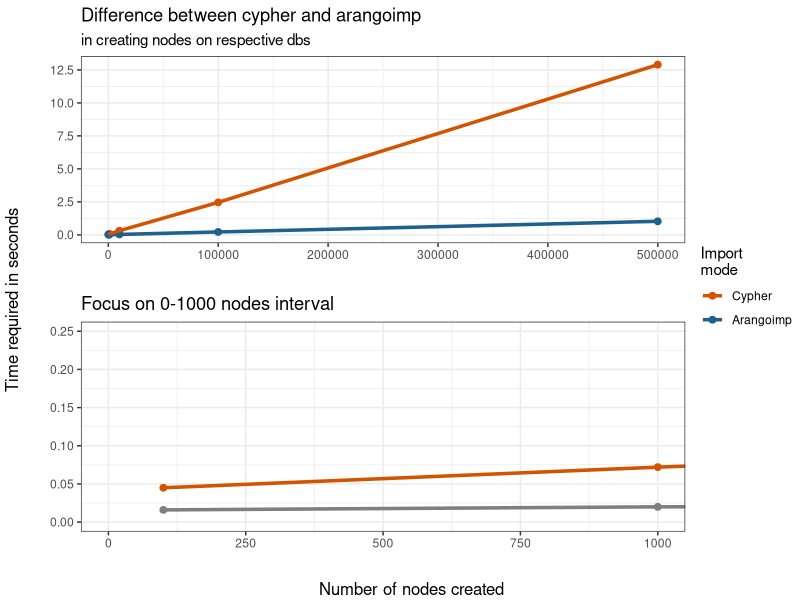

Recreate this plot in R.
# packages ----------------------------------------------------------------
options(scipen = 999)
library(ggthemes)
library(ggplot2)
library(ggpubr)

# realize cypher performance dataframe ------------------------------------
cy_perf <- data.frame(Time = c(0.045, 0.072, 0.312, 2.464, 12.897),
                      index_list = c(100, 1000, 10000, 100000, 500000),
                      type = rep("cypher", 5))
cy_perf

# realize arangoimp perfomance dataframe ----------------------------------
ar_perf <- data.frame(Time = c(0.016, 0.020, 0.032, 0.220, 1.028), 
                      index_list = c(100,1000,10000,100000,500000),
                      type = rep("arangoimp", 5))
ar_perf

# merging data ------------------------------------------------------------
data_final <- rbind(cy_perf, ar_perf)
data_final

# combined plot -----------------------------------------------------------
full <- ggplot(data_final, aes(x = as.integer(index_list), y = Time, group = type, color = type)) +
  geom_point(size = 2) + geom_line(size = 1.2) +
  scale_y_continuous(breaks = c(0,2.5,5,7.5,10,12.5)) +
  #coord_cartesian(xlim = c(0,100000)) +
  theme_bw() +
  labs(subtitle = "in creating nodes on respective dbs", x = "",
       y = "") +
  ggtitle("Difference between cypher and arangoimp") + 
  scale_colour_manual(values = c("#D35400", "#1F618D"),
                      name = "Import \nmode",
                      breaks = c("cypher", "arangoimp"),
                      labels = c("Cypher", "Arangoimp"))


zoom <- ggplot(data_final, aes(x = as.integer(index_list), y = Time, group = type, color = type)) +
  geom_point(size = 2) + geom_line(size = 1.2) +
  #scale_y_continuous(breaks = c(0,1000,2000,3000,4000,5000)) +
  coord_cartesian(xlim = c(0,1000), ylim = c(0,0.25)) +
  theme_bw() +
  labs(title = "Focus on 0-1000 nodes interval", x = "",
       y = "") +
  scale_colour_manual(values = c("#D35400", "#1F618D"),
                      name = "Import \nmode",
                      breaks = c("cypher", "aramgoimp"),
                      labels = c("Cypher", "Arangoimp")) +
  theme(legend.position = "none")


# combaning ---------------------------------------------------------------
figure <- ggarrange(full, zoom,
                    ncol = 1, nrow = 2,
                    common.legend = TRUE, legend = "right")

annotate_figure(figure,
                left = text_grob("Time required in seconds", color = "black", rot = 90),
                bottom = text_grob("Number of nodes created", color = "black")
)
